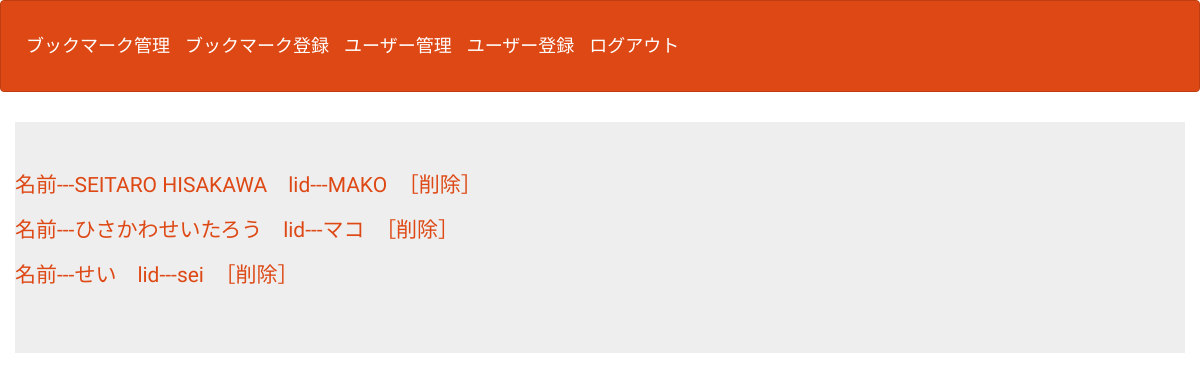
Screenshot of /user_select.php with the database file from the repository.
### tables this page shows
CREATE TABLE IF NOT EXISTS `gs_user_table` (
`id` int(12) NOT NULL,
  `name` varchar(64) NOT NULL,
  `lid` varchar(128) NOT NULL,
  `lpw` varchar(64) NOT NULL,
  `kanri_flg` int(1) NOT NULL COMMENT '0=通常ユーザー　1=管理者',
  `life_flg` int(1) NOT NULL COMMENT '0=使用中　1=退会'
);

### user_select.php (the view, shortened to what this page needs)
<?php
$pdo = db_conn();
$stmt = $pdo->prepare('SELECT * FROM gs_user_table');
$status = $stmt->execute();
$view='';
if($status==false){
  errorMsg($stmt);
}else{
  while( $result = $stmt->fetch(PDO::FETCH_ASSOC)){
    $view .= '<p>';
    $view .= '<a href="user_detail.php?id='.$result['id'].'">';
    $view .= '名前---'.$result['name'].'　lid---'.$result['lid'];
    $view .= '</a>';
    $view .= '　';
    $view .= '<a href="user_delete.php?id='.$result['id'].'">';
    $view .= '［削除］';
    $view .= '</a>';
    $view .= '</p>';
  }
}
?>
<!DOCTYPE html>
<html lang="ja">
<head>
<link rel="stylesheet" href="css/range.css">
<link href="css/bootstrap.min.css" rel="stylesheet">
</head>
<body id="main">
<header>
  <nav class="navbar navbar-default">
    <div class="container-fluid">
    <div class="navbar-header">
      <a class="navbar-brand" href="select.php">ブックマーク管理</a>
      <a class="navbar-brand" href="index.php">ブックマーク登録</a>
      <a class="navbar-brand" href="user_select.php">ユーザー管理</a>
      <a class="navbar-brand" href="user_index.php">ユーザー登録</a>
      <a class="navbar-brand" href="logout.php">ログアウト</a>
    </div>
    </div>
  </nav>
</header>
<div>
    <div class="container jumbotron"><?=$view?></div>
  </div>
</body>
</html>

### user_select.php (style rules this page uses)
div { padding: 10px;font-size:16px; }

### rows the page displays
gs_user_table: value "名前---SEITARO HISAKAWA lid---MAKO ［削除］"
gs_user_table: value "名前---ひさかわせいたろう lid---マコ ［削除］"
gs_user_table: value "名前---せい lid---sei ［削除］"
